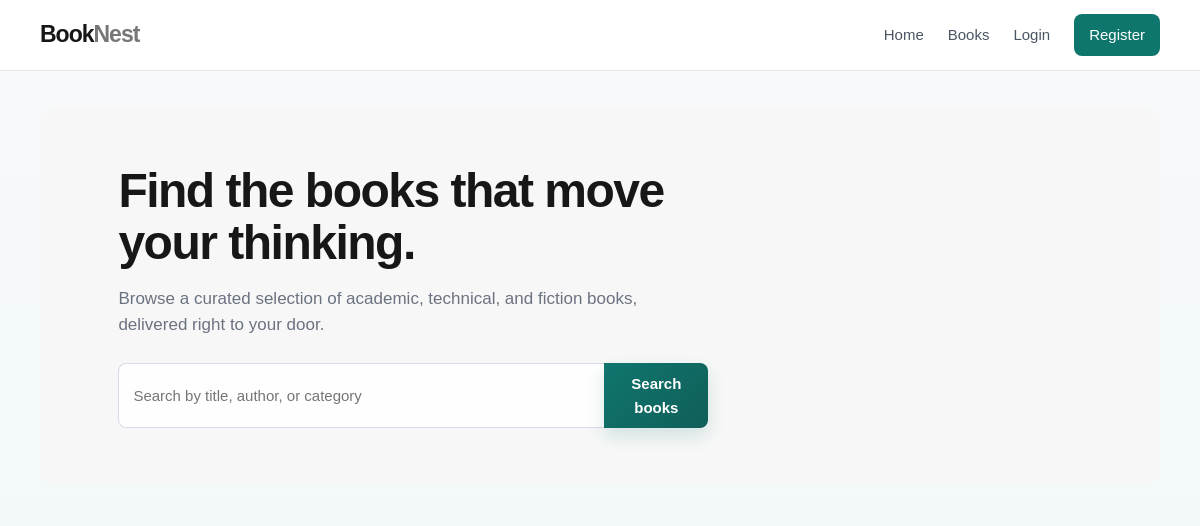
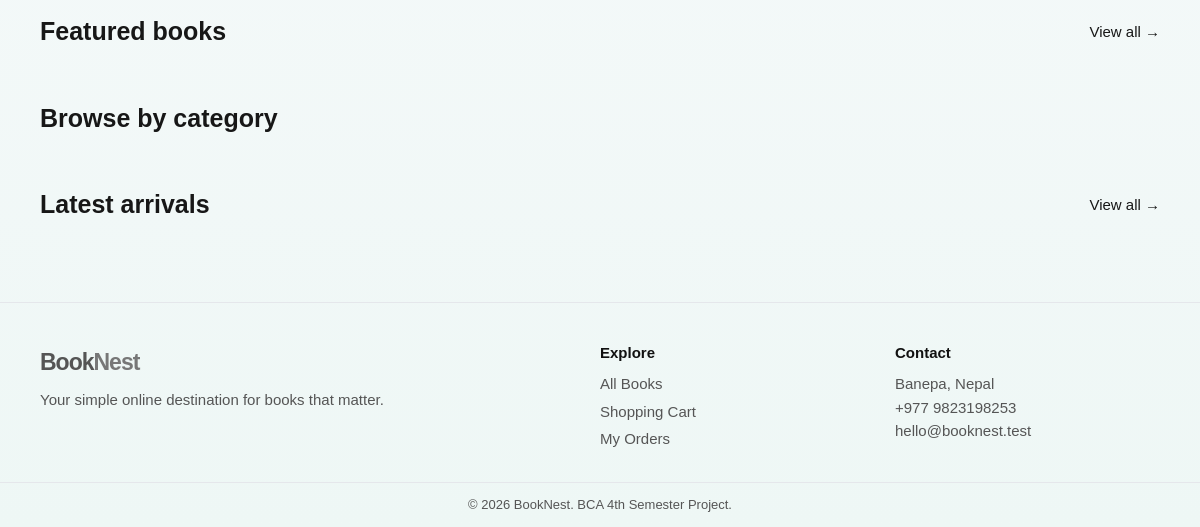
/, run on an earlier commit of the app's database (2 pictures, top to bottom).
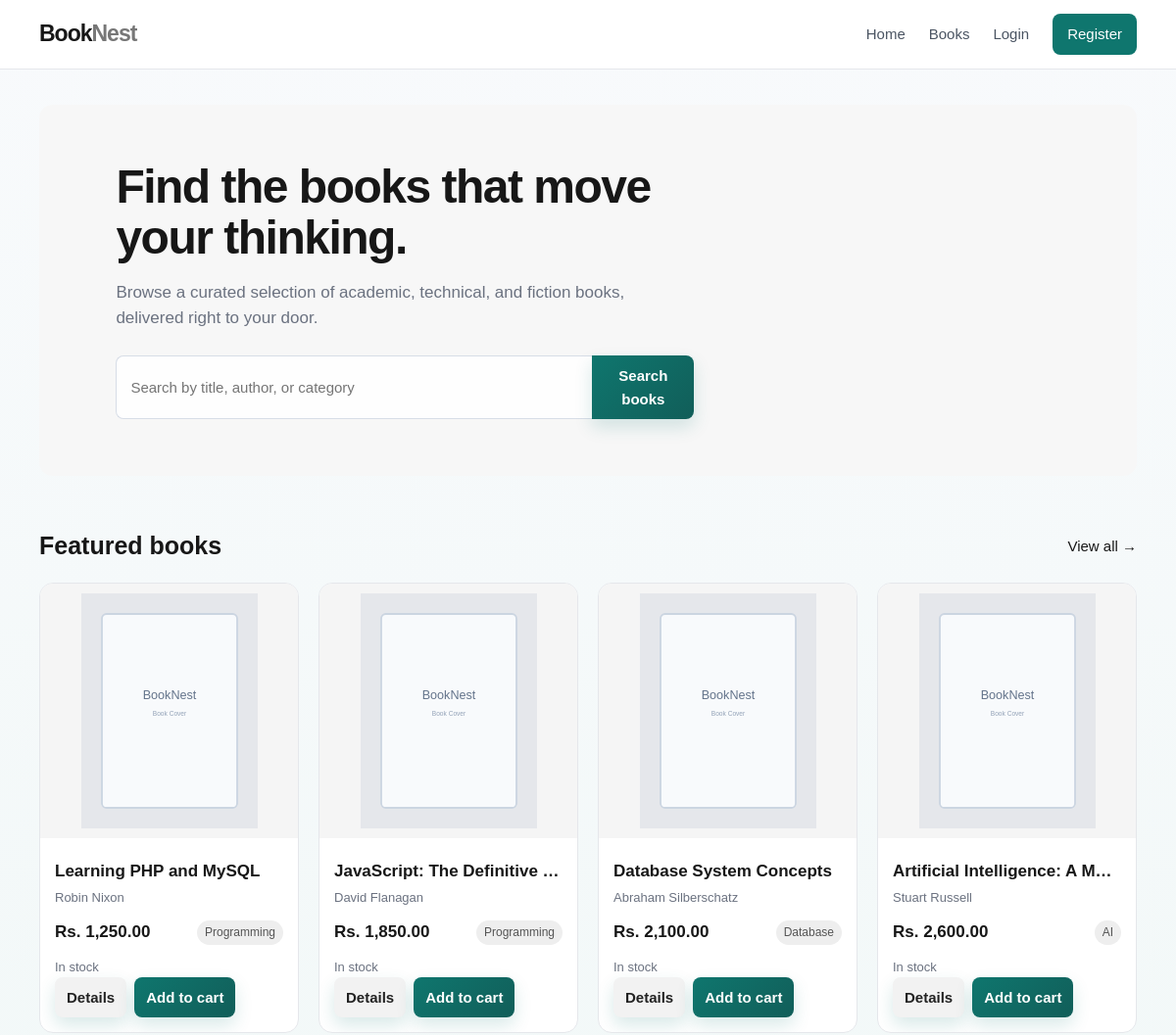
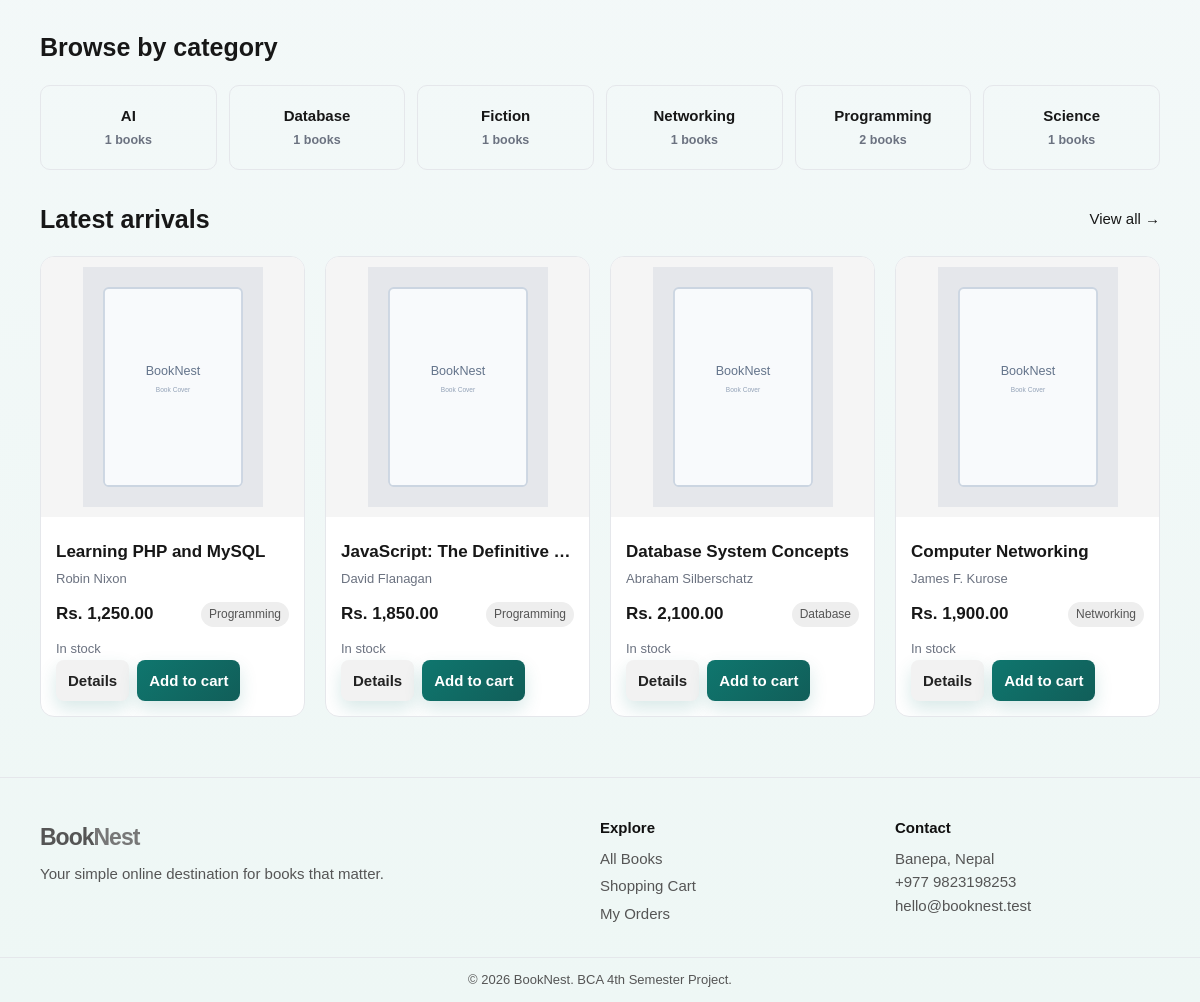
And on a later commit of the database (2 pictures, top to bottom).
### tables this page shows
CREATE TABLE books (
  id INT UNSIGNED AUTO_INCREMENT PRIMARY KEY,
  category_id INT UNSIGNED NOT NULL,
  title VARCHAR(180) NOT NULL,
  author VARCHAR(120) NOT NULL,
  isbn VARCHAR(30) NULL UNIQUE,
  publisher VARCHAR(120) NULL,
  price DECIMAL(10,2) NOT NULL,
  quantity INT UNSIGNED NOT NULL DEFAULT 0,
  description TEXT NULL,
  image VARCHAR(255) NULL,
  featured TINYINT(1) NOT NULL DEFAULT 0,
  created_at TIMESTAMP DEFAULT CURRENT_TIMESTAMP,
  CONSTRAINT fk_books_category FOREIGN KEY (category_id) REFERENCES categories(id) ON UPDATE CASCADE ON DELETE RESTRICT
);

CREATE TABLE categories (
  id INT UNSIGNED AUTO_INCREMENT PRIMARY KEY,
  name VARCHAR(80) NOT NULL UNIQUE,
  description VARCHAR(255) NULL,
  created_at TIMESTAMP DEFAULT CURRENT_TIMESTAMP
);

### includes/auth.php (called while the page is built, shortened)
<?php
function e($value) { return htmlspecialchars((string)$value, ENT_QUOTES, 'UTF-8'); }
function is_logged_in() { return isset($_SESSION['user']); }
function book_image_url($image) {
    $image = trim((string) $image);
    if ($image === '') return 'images/book-placeholder.svg';
    $normalized = ltrim($image, '/');
    $normalized = preg_replace('#^uploads/?#i', '', $normalized);
    $script = $_SERVER['SCRIPT_NAME'] ?? '/';
    $base_dir = rtrim(dirname($script), '/');
    $base_url = rtrim($base_dir, '/');
    return $base_url . '/uploads/' . $normalized;
}
?>

### index.php (the view, shortened to what this page needs)
<?php
require 'includes/header.php';
$featured = $conn->query('SELECT b.*, c.name category_name FROM books b JOIN categories c ON b.category_id=c.id WHERE b.featured=1 ORDER BY b.created_at DESC LIMIT 4');
$latest = $conn->query('SELECT b.*, c.name category_name FROM books b JOIN categories c ON b.category_id=c.id ORDER BY b.created_at DESC LIMIT 4');
$categories = $conn->query('SELECT c.*, COUNT(b.id) book_count FROM categories c LEFT JOIN books b ON b.category_id=c.id GROUP BY c.id ORDER BY c.name LIMIT 6');
function home_card($book)
{
    $image = book_image_url($book['image'] ?? '');
    ?>
    <article class="book-card">
        <img class="book-cover" src="<?= e($image) ?>" alt="<?= e($book['title']) ?> cover">
        <div class="book-info">
            <h3><?= e($book['title']) ?></h3>
            <p><?= e($book['author']) ?></p>
            <div class="book-meta">
                <span class="price">Rs. <?= number_format((float) $book['price'], 2) ?></span>
                <span class="tag"><?= e($book['category_name']) ?></span>
            </div>
            <p class="<?= $book['quantity'] > 0 ? 'stock-in' : 'stock-out' ?>">
                <?= $book['quantity'] > 0 ? 'In stock' : 'Out of stock' ?>
            </p>
            <div class="card-actions">
                <a class="btn btn-light" href="book-details.php?id=<?= (int) $book['id'] ?>">Details</a>
                <?php if ($book['quantity'] > 0): ?>
                    <form method="post" action="cart.php">
                        <button class="btn" type="submit">Add to cart</button>
                    </form>
                <?php endif; ?>
            </div>
        </div>
    </article>
    <?php
}
?>
<section class="hero">
    <h1>Find the books that move your thinking.</h1>
    <p>Browse a curated selection of academic, technical, and fiction books, delivered right to your door.</p>
    <form class="search-form" action="books.php" method="get">
        <input name="search" placeholder="Search by title, author, or category">
        <button class="btn" type="submit">Search books</button>
    </form>
</section>
<section>
    <div class="section-head">
        <h2>Featured books</h2>
        <a href="books.php">View all →</a>
    </div>
    <div class="book-grid">
        <?php while ($book = $featured->fetch_assoc()): ?>
            <?php home_card($book); ?>
        <?php endwhile; ?>
    </div>
</section>
<section>
    <div class="section-head">
        <h2>Browse by category</h2>
    </div>
    <div class="category-grid">
        <?php while ($category = $categories->fetch_assoc()): ?>
            <a class="category-card" href="books.php?category=<?= (int) $category['id'] ?>">
                <?= e($category['name']) ?>
                <small class="muted"><br><?= (int) $category['book_count'] ?> books</small>
            </a>
        <?php endwhile; ?>
    </div>
</section>
<section>
    <div class="section-head">
        <h2>Latest arrivals</h2>
        <a href="books.php">View all →</a>
    </div>
    <div class="book-grid">
        <?php while ($book = $latest->fetch_assoc()): ?>
            <?php home_card($book); ?>
        <?php endwhile; ?>
    </div>
</section>
<?php require 'includes/footer.php'; ?>

### includes/header.php (shortened to what this page needs)
<?php
require_once __DIR__ . '/db.php';
require_once __DIR__ . '/auth.php';
?>
<!doctype html>
<html lang="en">
<head>
    <link rel="stylesheet" href="css/style.css?v=<?= filemtime(__DIR__ . '/../css/style.css') ?>">
</head>
<body>
    <header class="site-header">
        <div class="container nav-wrap">
            <a class="logo" href="index.php">Book<span>Nest</span></a>
            <nav class="main-nav">
                <a href="index.php">Home</a>
                <a href="books.php">Books</a>
                <?php if (is_logged_in()): ?>
                    <?php if (is_user()): ?>
                        <a href="cart.php">Cart <small>(<?= cart_count($conn) ?>)</small></a>
                        <a href="orders.php">Orders</a>
                    <?php endif; ?>
                    <?php if (is_admin()): ?>
                        <a href="admin/dashboard.php">Admin</a>
                    <?php endif; ?>
                    <a href="logout.php">Logout</a>
                <?php else: ?>
                    <a href="login.php">Login</a>
                    <a class="nav-register" href="register.php">Register</a>
                <?php endif; ?>
            </nav>
        </div>
    </header>
    <main class="page-content">
        <div class="container"><?php show_flash(); ?>

### includes/footer.php (shortened to what this page needs)
</div>
</main>
<footer class="site-footer">
    <div class="container footer-grid">
        <div><a class="logo" href="index.php">Book<span>Nest</span></a>
            <p>Your simple online destination for books that matter.</p>
        </div>
        <div>
            <h4>Explore</h4><a href="books.php">All Books</a><a href="cart.php">Shopping Cart</a><a href="orders.php">My
                Orders</a>
        </div>
        <div>
            <h4>Contact</h4>
            <p>Banepa, Nepal<br>+977 9823198253<br>hello@booknest.test</p>
        </div>
    </div>
    <p class="copyright">© <?= date('Y') ?> BookNest. BCA 4th Semester Project.</p>
</footer>
</body>
</html>

### css/style.css (style rules this page uses)
:root { --ink: #171717; --muted: #6b7280; --line: #e5e7eb; --soft: #f7f7f7; --white: #fff; --accent: #0f766e; --accent-dark: #115e59; --accent-soft: #ecfeff; --danger: #b42318; --success: #137333; --radius: 14px; }
* { box-sizing: border-box }
body { margin: 0; background: linear-gradient(180deg, #f8fafc 0%, #eef7f5 100%); color: var(--ink); font: 15px/1.55 Arial, Helvetica, sans-serif }
a { color: inherit; text-decoration: none }
.container { width: min(1120px, calc(100% - 32px)); margin: auto }
.page-content { min-height: 70vh; padding: 36px 0 60px }
.site-header { border-bottom: 1px solid var(--line); background: #fff; position: sticky; top: 0; z-index: 10 }
.nav-wrap, .main-nav { display: flex; align-items: center }
.nav-wrap { min-height: 70px; justify-content: space-between }
.logo { font-size: 23px; font-weight: 800; letter-spacing: -1px }
.logo span { color: #777 }
.main-nav { gap: 24px }
.main-nav a { color: #4b5563; transition: color .2s ease, transform .2s ease; }
.nav-register, .button { background: var(--accent) !important; color: #fff !important; padding: 9px 15px; border-radius: 8px }
.hero { background: var(--soft); border-radius: var(--radius); padding: 58px 7%; margin-bottom: 52px; animation: fadeUp .5s ease both; }
.hero h1 { font-size: clamp(31px, 5vw, 48px); line-height: 1.08; max-width: 580px; margin: 0 0 14px; letter-spacing: -1.5px }
.hero p { max-width: 540px; color: var(--muted); font-size: 17px }
.search-form { display: flex; max-width: 590px; margin-top: 25px }
.search-form input { border-radius: 8px 0 0 8px; border-right: 0 }
.search-form button { border-radius: 0 8px 8px 0 }
.section-head { display: flex; justify-content: space-between; align-items: center; margin: 30px 0 18px }
.section-head h2 { margin: 0; font-size: 25px }
.muted { color: var(--muted) }
.book-grid { display: grid; grid-template-columns: repeat(4, 1fr); gap: 20px }
.book-card { border: 1px solid var(--line); border-radius: var(--radius); overflow: hidden; background: #fff; transition: transform .18s, box-shadow .18s; animation: fadeUp .5s ease both; }
.book-cover { width: 100%; height: 260px; object-fit: contain; object-position: center; background: #f5f5f5; padding: 10px; box-sizing: border-box }
.book-info { padding: 15px }
.book-info h3 { font-size: 17px; margin: 0 0 4px; white-space: nowrap; overflow: hidden; text-overflow: ellipsis }
.book-info p { margin: 0; color: var(--muted); font-size: 13px }
.book-meta { display: flex; justify-content: space-between; align-items: center; margin: 12px 0 }
.price { font-weight: bold; font-size: 17px }
.tag { font-size: 12px; padding: 3px 8px; border-radius: 50px; background: #eee; color: #555 }
.stock-in { color: var(--success) }
.card-actions { display: flex; gap: 8px }
.btn, .button, button { border: 0; cursor: pointer; font: inherit; transition: background-color .2s ease, transform .2s ease, box-shadow .2s ease; }
.btn { display: inline-block; padding: 9px 12px; border-radius: 8px; background: linear-gradient(135deg, var(--accent) 0%, var(--accent-dark) 100%); color: #fff; font-weight: 700; box-shadow: 0 8px 18px rgba(15, 118, 110, 0.16); }
.btn-light { background: #f2f2f2; color: #222 }
.category-grid { display: grid; grid-template-columns: repeat(6, 1fr); gap: 12px }
.category-card { border: 1px solid var(--line); padding: 18px 10px; border-radius: 10px; text-align: center; font-weight: 600; transition: transform .2s ease, box-shadow .2s ease, background-color .2s ease; }
input, select, textarea { width: 100%; border: 1px solid #d7dde7; border-radius: 10px; padding: 13px 14px; background: rgba(255, 255, 255, 0.9); font: inherit; color: var(--ink); transition: color .2s ease, background-color .2s ease, border-color .2s ease, box-shadow .2s ease, transform .2s ease; }
.site-footer { border-top: 1px solid var(--line); padding: 38px 0 12px; color: #555 }
.footer-grid { display: grid; grid-template-columns: 2fr 1fr 1fr; gap: 30px }
.footer-grid h4 { color: #111; margin: 0 0 8px }
.footer-grid a { display: block; margin: 4px 0 }
.footer-grid p { margin: 7px 0 }
.copyright { text-align: center; font-size: 13px; border-top: 1px solid var(--line); margin: 28px 0 0; padding-top: 12px }
html { scroll-behavior: smooth; }

What changed in the data, as far as the page shows it:
added books: title "Learning PHP and MySQL", author "Robin Nixon", price "1,250.00", category.name "Programming", quantity "In stock"
added books: title "JavaScript: The Definitive…", author "David Flanagan", price "1,850.00", category.name "Programming", quantity "In stock"
added books: title "Database System Concepts", author "Abraham Silberschatz", price "2,100.00", category.name "Database", quantity "In stock"
added books: title "Artificial Intelligence: A M…", author "Stuart Russell", price "2,600.00", category.name "AI", quantity "In stock", shown under "Featured books"
added categories: name "AI", book_count "1"
added categories: name "Database", book_count "1"
added categories: name "Fiction", book_count "1"
added categories: name "Networking", book_count "1"
added categories: name "Programming", book_count "2"
added categories: name "Science", book_count "1"
added books: title "Computer Networking", author "James F. Kurose", price "1,900.00", category.name "Networking", quantity "In stock", shown under "Latest arrivals"
